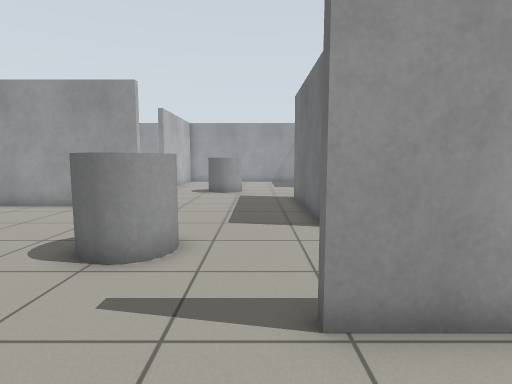
View 1 (above)

17 first-person views from a walk through a robot-simulator world made for Gazebo. The camera is 0.94 m above the floor, tilts 6° down and sees 80° across. The floor is counted in squares, 0.5 m on a side. Each view is taken from the middle of a square. On the plan, view 1 faces up. The plan holds only what a view shows up to about 16 squares ahead; the rest is blank.

View 2
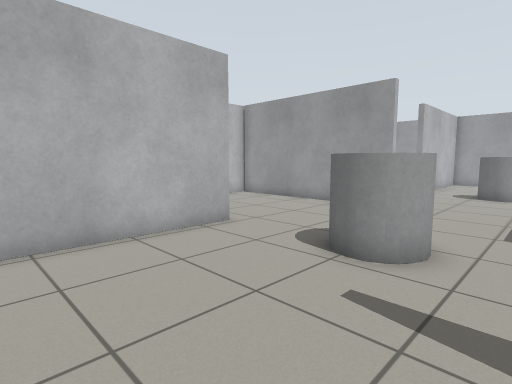

View 3
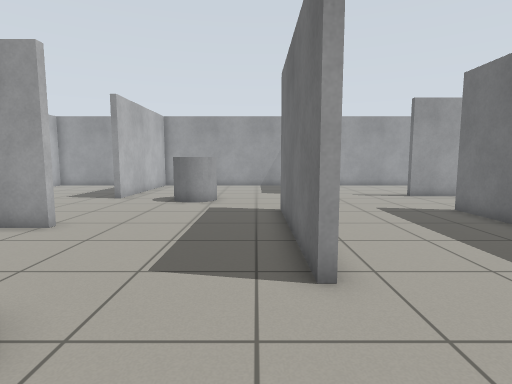

View 4
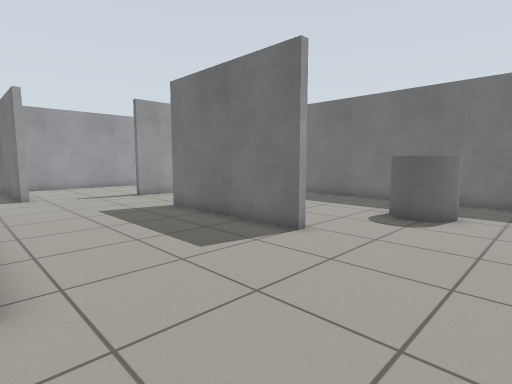

View 5
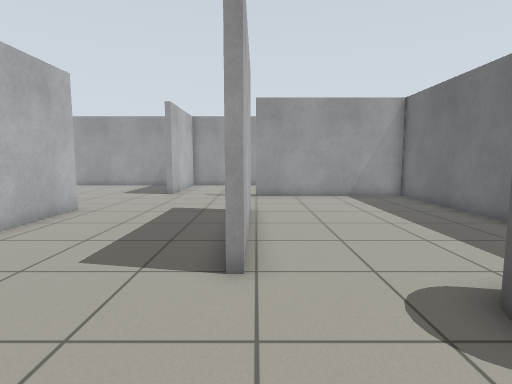

View 6
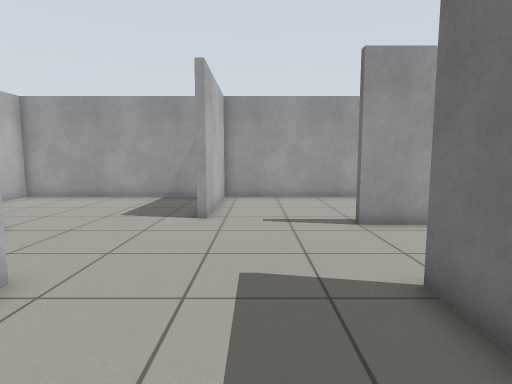

View 7
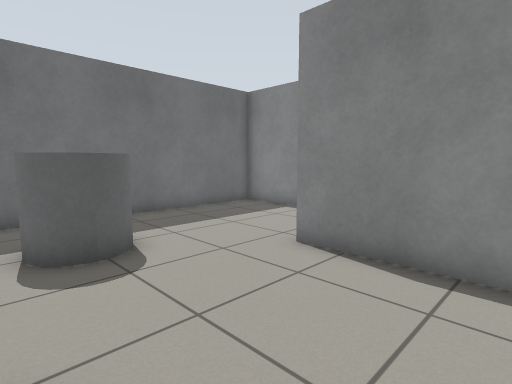

View 8
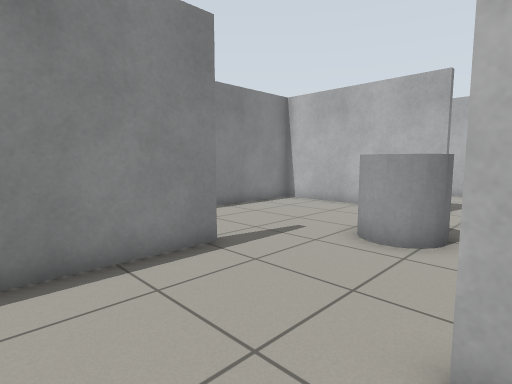

View 9
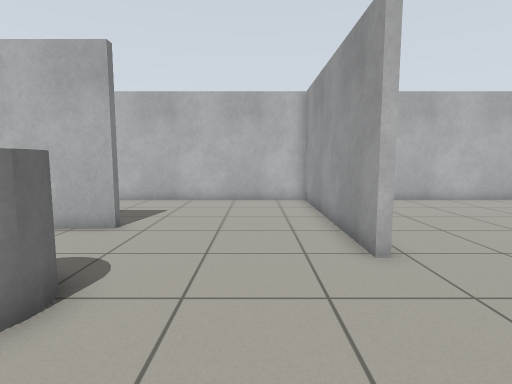

View 10
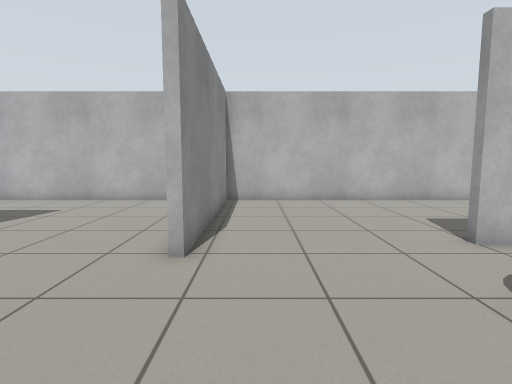

View 11
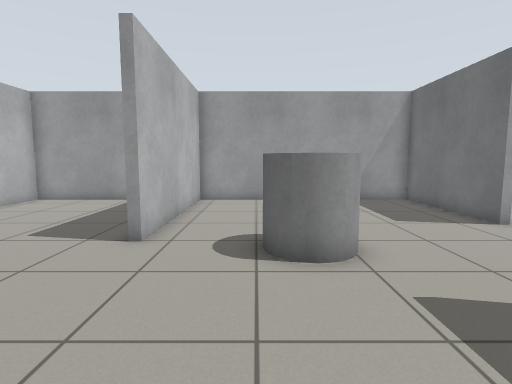

View 12
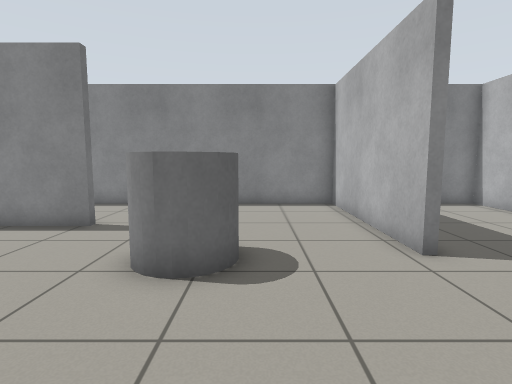

View 13
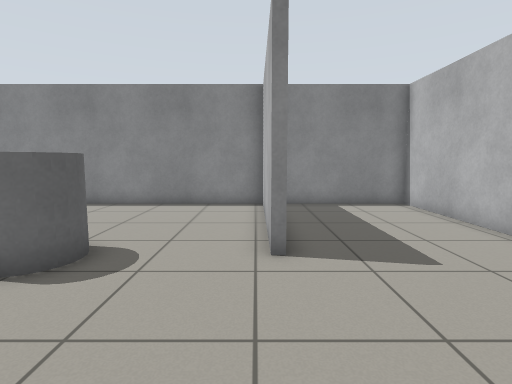

View 14
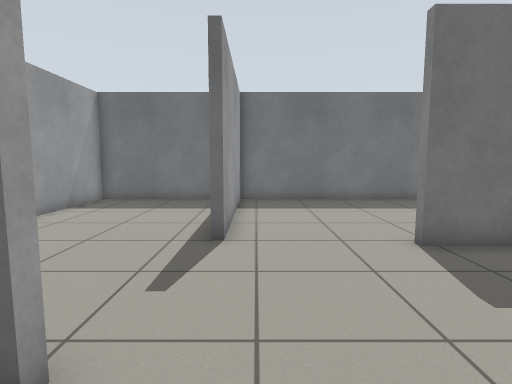

View 15
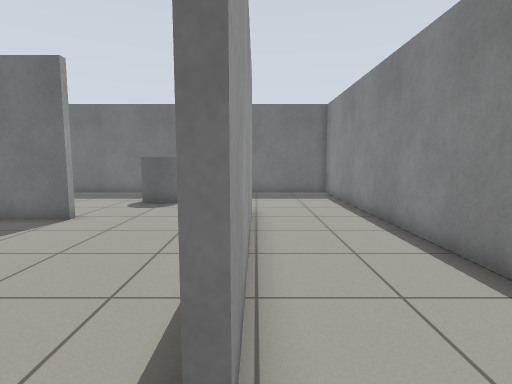

View 16
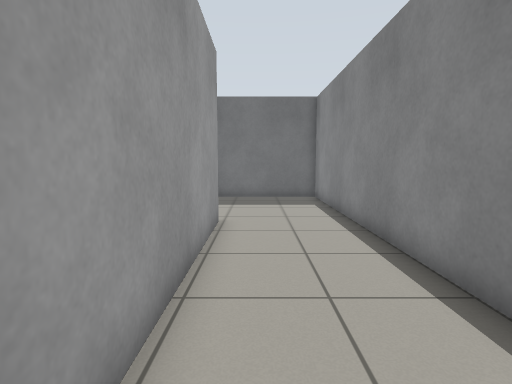

View 17
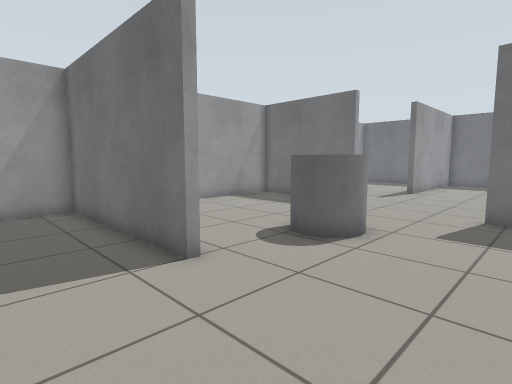

### Floor plan
Ten units are one square. View 1 is at (0, 0); x grows to the right and y downward. Boxes are objects, and circles mark ways between rooms. Rooms are numbered by the first view taken in them; rooms with no view inside come last. Other rooms are left out.
<svg viewBox="-139 -269 309 284">
<path fill="none" stroke="#000" d="M22 -155 22 -119M22 -89 22 -84M19 -84 19 -155M-46 -123 -134 -123 -134 10 -83 10M-56 -126 -46 -126M85 -87 85 -155M6 -34 46 -34M-73 -61 -73 10 106 10M64 -34 102 -34M105 -197 90 -197 90 -201M102 -31 6 -31M165 -211 165 -264 44 -264 44 -208 41 -208 41 -264 -56 -264 -56 -189M-59 -189 -59 -264 -134 -264 -134 -126 -56 -126M88 -146 88 -89M106 10 165 10 165 -197 105 -197"/>
<rect x="-35" y="-75" width="20" height="20" fill="#bbb"><title>grey cylinder</title></rect>
<rect x="-35" y="-195" width="30" height="20" fill="#bbb"><title>grey cylinder</title></rect>
<rect x="115" y="-85" width="20" height="30" fill="#bbb"><title>grey cylinder</title></rect>
<circle cx="-60" cy="-160" r="3" fill="#2a7"/>
<circle cx="100" cy="-10" r="3" fill="#2a7"/>
<circle cx="100" cy="-170" r="3" fill="#2a7"/>
<circle cx="90" cy="-60" r="3" fill="#2a7"/>
<text x="10" y="-130">1</text>
<text x="-100" y="-200">2</text>
<text x="130" y="-90">3</text>
</svg>
Room 1 opens to room 2. Room 1 opens to room 3.

Where each view was taken, in squares from view 1:
view 1: 0 up, 0 right, facing up
view 2: 0 up, 0 right, facing up-left
view 3: 4 up, 1 right, facing up
view 4: 4 up, 2 right, facing up-right
view 5: 4 up, 9 right, facing up
view 6: 11 up, 6 right, facing up
view 7: 9 up, 6 right, facing down-right
view 8: 9 up, 5 right, facing down-left
view 9: 10 up, 1 right, facing left
view 10: 14 up, 1 right, facing left
view 11: 12 up, 3 left, facing up
view 12: 12 up, 4 left, facing down
view 13: 12 up, 7 left, facing down
view 14: 19 up, 2 right, facing right
view 15: 3 up, 1 left, facing right
view 16: 2 up, 1 right, facing right
view 17: 14 up, 9 left, facing up-right
